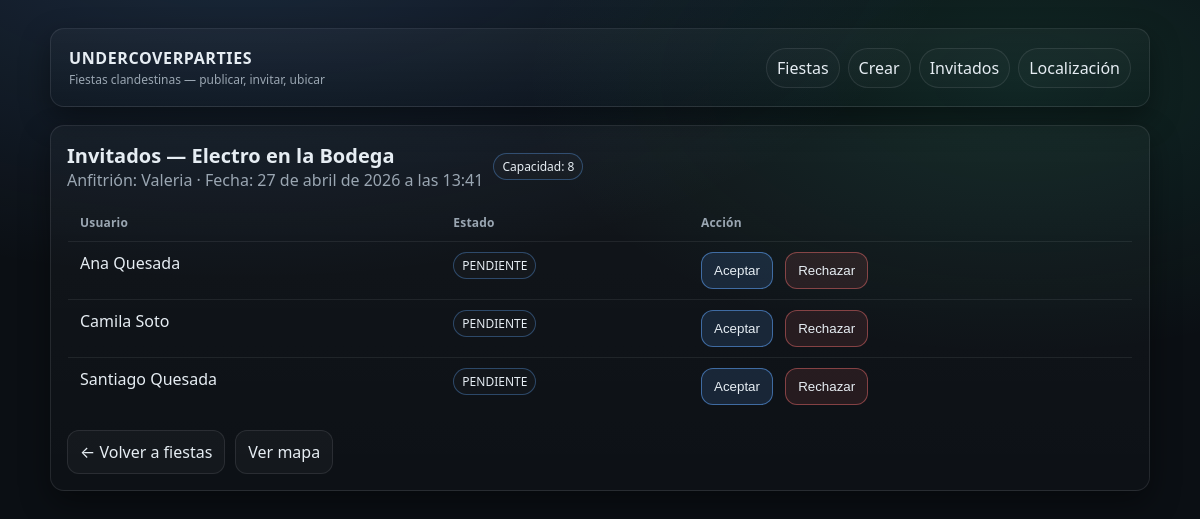
The page /fiestas/305/invitados on the database its author committed.
### party_app/models.py (models this page shows, shortened)
class Party(models.Model):
    nombre = models.CharField(max_length=200)
    ubicacion = models.CharField(max_length=255)
    ubicacion_lat = models.FloatField()
    ubicacion_lng = models.FloatField()
    capacidad = models.PositiveIntegerField()
    fecha = models.DateTimeField()
    anfitrion = models.CharField(max_length=120)
    fecha_creacion = models.DateTimeField(auto_now_add=True)

class Invitation(models.Model):
    class Estado(models.TextChoices):
        PENDIENTE = "PENDIENTE", "Pendiente"
        ACEPTADA = "ACEPTADA", "Aceptada"
        RECHAZADA = "RECHAZADA", "Rechazada"
    party = models.ForeignKey(Party, on_delete=models.CASCADE, related_name="invitaciones")
    usuario = models.CharField(max_length=120)
    estado = models.CharField(max_length=20, choices=Estado.choices, default=Estado.PENDIENTE)
    fecha_aceptacion = models.DateTimeField(null=True, blank=True)

### party_app/views.py (the view)
# urls.py: path("fiestas/<int:party_id>/invitados", views.lista_invitados_fiesta),
@require_GET
def lista_invitados_fiesta(request: HttpRequest, party_id: int) -> HttpResponse:
    party = PartyRepository().get_party(party_id=party_id)
    invitations = InvitationRepository().list_invitations_for_party(party_id=party_id)
    return render(request, "parties/party_guests.html", {"party": party, "invitations": invitations})

### party_app/repositories.py (called while the page is built)
    def get_party(self, *, party_id: int) -> Party:
        return Party.objects.get(id=party_id)

    def list_invitations_for_party(self, *, party_id: int):
        return (
            Invitation.objects.select_related("party")
            .filter(party_id=party_id)
            .order_by("estado", "usuario")
        )

### templates/parties/party_guests.html (shortened to what this page needs)
{% extends "base.html" %}
{% block content %}
  <section class="card">
    <div class="split">
      <div>
        <h2 class="h2" style="margin:0;">Invitados — {{ party.nombre }}</h2>
        <div class="muted">Anfitrión: {{ party.anfitrion }} · Fecha: {{ party.fecha }}</div>
      </div>
      <span class="badge wait">Capacidad: {{ party.capacidad }}</span>
    </div>
    {% if invitations|length == 0 %}
      <div class="notice" style="margin-top: 12px;">
        <div>
          <div><b>Sin invitaciones</b></div>
          <div class="muted">Probá correr el seed para datos de ejemplo.</div>
        </div>
      </div>
    {% else %}
      <table class="table" style="margin-top: 12px;">
        <thead>
          <tr>
            <th>Usuario</th>
            <th>Estado</th>
            <th>Acción</th>
          </tr>
        </thead>
        <tbody>
          {% for inv in invitations %}
            <tr>
              <td>{{ inv.usuario }}</td>
              <td>
                {% if inv.estado == 'ACEPTADA' %}
                  <span class="badge ok">ACEPTADA</span>
                {% elif inv.estado == 'RECHAZADA' %}
                  <span class="badge no">RECHAZADA</span>
                {% else %}
                  <span class="badge wait">PENDIENTE</span>
                {% endif %}
              </td>
              <td>
                {% if inv.estado == 'PENDIENTE' %}
                  <form method="post" action="/invitaciones/{{ inv.id }}/aceptar" style="display:inline;">
                    <button class="btn primary" type="submit">Aceptar</button>
                  </form>
                  <form method="post" action="/invitaciones/{{ inv.id }}/rechazar" style="display:inline; margin-left: 8px;">
                    <button class="btn danger" type="submit">Rechazar</button>
                  </form>
                {% else %}
                  <span class="muted">—</span>
                {% endif %}
              </td>
            </tr>
          {% endfor %}
        </tbody>
      </table>
    {% endif %}
    <div class="actions">
      <a class="btn" href="/fiestas">← Volver a fiestas</a>
      <a class="btn" href="/localizacion">Ver mapa</a>
    </div>
  </section>
{% endblock %}

### static/app.css (style rules this page uses)
:root { --bg: #0b0f14; --panel: #111826; --panel-2: #0f1520; --text: #e6edf3; --muted: #9aa6b2; --border: rgba(230, 237, 243, 0.10); --focus: rgba(96, 165, 250, 0.35); --accent: #60a5fa; --danger: #f87171; --success: #34d399; --shadow: 0 12px 30px rgba(0, 0, 0, 0.40); --radius: 14px; }
* { box-sizing: border-box; }
html, body { height: 100%; }
body { margin: 0; font-family: ui-sans-serif, system-ui, -apple-system, Segoe UI, Roboto, Arial, "Apple Color Emoji", "Segoe UI Emoji"; background: radial-gradient(1200px 600px at 20% -10%, rgba(96, 165, 250, 0.18), transparent 60%), radial-gradient(900px 500px at 85% 10%, rgba(52, 211, 153, 0.12), transparent 55%), var(--bg); color: var(--text); }
a { color: var(--accent); text-decoration: none; }
.card { background: linear-gradient(180deg, rgba(255,255,255,0.03), rgba(255,255,255,0.01)); border: 1px solid var(--border); border-radius: var(--radius); padding: 16px; box-shadow: var(--shadow); }
.h2 { margin: 0 0 12px; font-size: 20px; }
.muted { color: var(--muted); }
.actions { display: flex; gap: 10px; flex-wrap: wrap; margin-top: 14px; align-items: center; }
.btn { display: inline-flex; align-items: center; justify-content: center; gap: 8px; padding: 10px 12px; border-radius: 12px; border: 1px solid var(--border); background: rgba(255,255,255,0.03); color: var(--text); cursor: pointer; }
.btn.primary { border-color: rgba(96, 165, 250, 0.55); background: rgba(96, 165, 250, 0.14); }
.btn.danger { border-color: rgba(248, 113, 113, 0.45); background: rgba(248, 113, 113, 0.10); }
.table { width: 100%; border-collapse: collapse; overflow: hidden; border-radius: 12px; border: 1px solid var(--border); }
.table th, .table td { padding: 10px 12px; border-bottom: 1px solid rgba(230, 237, 243, 0.08); text-align: left; vertical-align: top; }
.table th { color: var(--muted); font-weight: 600; font-size: 12px; letter-spacing: 0.2px; }
.badge { display: inline-flex; align-items: center; padding: 4px 8px; border-radius: 999px; border: 1px solid var(--border); font-size: 12px; color: var(--text); background: rgba(255,255,255,0.02); }
.badge.wait { border-color: rgba(96, 165, 250, 0.35); }
.split { display: flex; gap: 10px; align-items: center; flex-wrap: wrap; }

### rows shown on the page
Party: nombre "Electro en la Bodega", anfitrion "Valeria", fecha "27 de abril de 2026 a las 13:41", capacidad "8"
Invitation: usuario "Ana Quesada", estado "PENDIENTE"
Invitation: usuario "Camila Soto", estado "PENDIENTE"
Invitation: usuario "Santiago Quesada", estado "PENDIENTE"
